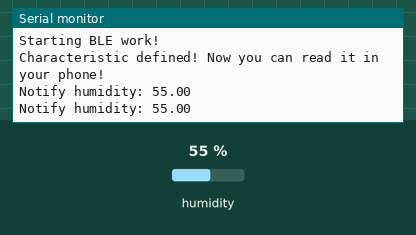
Recording of a program running on a simulated Seeed XIAO ESP32-S3. Shown: the last lines printed to the serial monitor. The test bench sets the inputs (shaded band); at power-on: humidity 55 %. Nothing arrives over Bluetooth unless stated; a phone connects over Bluetooth LE 3 s after start.

Above: at 4.8 s.
4.9 s: humidity set to 22 %
At 5.8 s:
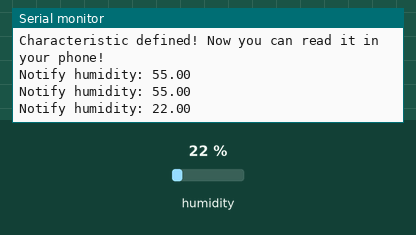
6.5 s: humidity set to 40 %
At 7.4 s:
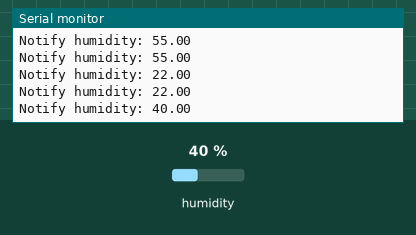
Timing chart, 0 to 9.5 s (numbered marks = the images above; inputs shaded):
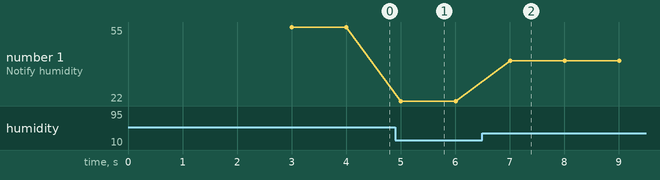

Measured:
- after the input at 4.9 s, the serial monitor: prints a new line after 0.11 s (image 1)
- after the input at 6.5 s, the serial monitor: prints a new line after 0.51 s (image 2)
- plotted number 1: 55 → 22 after the input at 4.9 s, 22 → 40 after the input at 6.5 s

The program:

main.cpp
```cpp
#include <Arduino.h>
#include <BLEDevice.h>
#include <BLEServer.h>
#include <BLEUtils.h>
#include <BLE2902.h>
#include <Wire.h>
#include <Adafruit_Sensor.h>
#include <Adafruit_BME280.h>

// BME280 settings
#define SEALEVELPRESSURE_HPA (1013.25)
Adafruit_BME280 bme; // I2C

BLEServer* pServer = NULL;
BLECharacteristic* pCharacteristic = NULL;
bool deviceConnected = false;
bool oldDeviceConnected = false;
unsigned long previousMillis = 0;
const long interval = 1000;

// UUIDs need to be unique for your application
#define SERVICE_UUID        "e583fb9a-f645-4c06-853c-597dc019909a"
#define CHARACTERISTIC_UUID "5dbfc2be-1190-46a4-bfe0-710feb96c4ab"

class MyServerCallbacks : public BLEServerCallbacks {
    void onConnect(BLEServer* pServer) {
        deviceConnected = true;
    };

    void onDisconnect(BLEServer* pServer) {
        deviceConnected = false;
    }
};

void setup() {
    Serial.begin(115200);
    Serial.println("Starting BLE work!");

    // Initialize BME280
    if (!bme.begin(0x76)) {
        Serial.println("Could not find a valid BME280 sensor, check wiring!");
        while (1){
          Serial.print('.');
          delay(100);
        }
    }

    BLEDevice::init("XIAO_ESP32S3_Sensor");
    pServer = BLEDevice::createServer();
    pServer->setCallbacks(new MyServerCallbacks());
    BLEService *pService = pServer->createService(SERVICE_UUID);
    pCharacteristic = pService->createCharacteristic(
        CHARACTERISTIC_UUID,
        BLECharacteristic::PROPERTY_READ |
        BLECharacteristic::PROPERTY_WRITE |
        BLECharacteristic::PROPERTY_NOTIFY
    );
    pCharacteristic->addDescriptor(new BLE2902());
    pCharacteristic->setValue("Initializing...");
    pService->start();

    BLEAdvertising *pAdvertising = BLEDevice::getAdvertising();
    pAdvertising->addServiceUUID(SERVICE_UUID);
    pAdvertising->setScanResponse(true);
    pAdvertising->setMinPreferred(0x06);
    pAdvertising->setMinPreferred(0x12);
    BLEDevice::startAdvertising();
    Serial.println("Characteristic defined! Now you can read it in your phone!");
}

void loop() {
    if (deviceConnected) {
        unsigned long currentMillis = millis();
        if (currentMillis - previousMillis >= interval) {
            // Read humidity from BME280
            float humidity = bme.readHumidity();

            // Convert humidity to string to send via BLE
            char humidityStr[10];
            dtostrf(humidity, 1, 2, humidityStr); // Convert float to string
            pCharacteristic->setValue(humidityStr);
            pCharacteristic->notify();
            Serial.print("Notify humidity: ");
            Serial.println(humidityStr);

            previousMillis = currentMillis;
        }
    }

    // handle the connection status changes
    if (!deviceConnected && oldDeviceConnected) {
        delay(500);  // give the bluetooth stack the chance to get things ready
        pServer->startAdvertising();  // advertise again
        Serial.println("Start advertising");
        oldDeviceConnected = deviceConnected;
    }
    if (deviceConnected && !oldDeviceConnected) {
        oldDeviceConnected = deviceConnected;
    }
    delay(1000);
}
```
